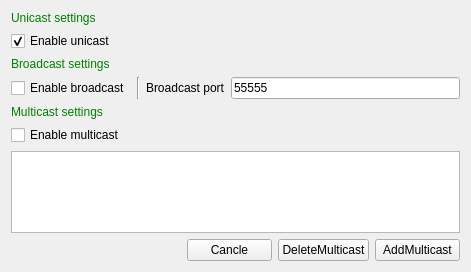
<?xml version="1.0" encoding="UTF-8"?>
<ui version="4.0">
 <class>SAKUdpAdvanceSettingsWidget</class>
 <widget class="QWidget" name="SAKUdpAdvanceSettingsWidget">
  <property name="geometry">
   <rect>
    <x>0</x>
    <y>0</y>
    <width>471</width>
    <height>272</height>
   </rect>
  </property>
  <property name="windowTitle">
   <string>UDP高级设置</string>
  </property>
  <layout class="QGridLayout" name="gridLayout_2">
   <item row="4" column="0" colspan="4">
    <widget class="QLabel" name="label_9">
     <property name="styleSheet">
      <string notr="true">QLabel{
    color:green
}</string>
     </property>
     <property name="text">
      <string>Multicast settings</string>
     </property>
    </widget>
   </item>
   <item row="0" column="0" colspan="4">
    <widget class="QLabel" name="label_2">
     <property name="styleSheet">
      <string notr="true">QLabel{
    color:green
}</string>
     </property>
     <property name="text">
      <string>Unicast settings</string>
     </property>
    </widget>
   </item>
   <item row="7" column="0" colspan="4">
    <widget class="QFrame" name="frame">
     <property name="styleSheet">
      <string notr="true">QFrame{
border:none
}</string>
     </property>
     <property name="frameShape">
      <enum>QFrame::StyledPanel</enum>
     </property>
     <property name="frameShadow">
      <enum>QFrame::Raised</enum>
     </property>
     <layout class="QGridLayout" name="gridLayout">
      <property name="leftMargin">
       <number>0</number>
      </property>
      <property name="topMargin">
       <number>0</number>
      </property>
      <property name="rightMargin">
       <number>0</number>
      </property>
      <property name="bottomMargin">
       <number>0</number>
      </property>
      <item row="0" column="3">
       <widget class="QPushButton" name="deletePushButton">
        <property name="text">
         <string>DeleteMulticast</string>
        </property>
       </widget>
      </item>
      <item row="0" column="4">
       <widget class="QPushButton" name="addPushButton">
        <property name="text">
         <string>AddMulticast</string>
        </property>
       </widget>
      </item>
      <item row="0" column="2">
       <widget class="QPushButton" name="cancelPushButton">
        <property name="text">
         <string>Cancle</string>
        </property>
       </widget>
      </item>
      <item row="0" column="0" colspan="2">
       <spacer name="horizontalSpacer">
        <property name="orientation">
         <enum>Qt::Horizontal</enum>
        </property>
        <property name="sizeHint" stdset="0">
         <size>
          <width>40</width>
          <height>20</height>
         </size>
        </property>
       </spacer>
      </item>
     </layout>
    </widget>
   </item>
   <item row="5" column="0">
    <widget class="QCheckBox" name="multicastCheckBox">
     <property name="text">
      <string>Enable multicast</string>
     </property>
    </widget>
   </item>
   <item row="2" column="0" colspan="4">
    <widget class="QLabel" name="label">
     <property name="styleSheet">
      <string notr="true">QLabel{
    color:green
}</string>
     </property>
     <property name="text">
      <string>Broadcast settings</string>
     </property>
    </widget>
   </item>
   <item row="3" column="2">
    <widget class="QLabel" name="label_8">
     <property name="text">
      <string>Broadcast port</string>
     </property>
    </widget>
   </item>
   <item row="6" column="0" colspan="4">
    <widget class="QListWidget" name="listWidget"/>
   </item>
   <item row="3" column="0">
    <widget class="QCheckBox" name="broadcastCheckBox">
     <property name="text">
      <string>Enable broadcast</string>
     </property>
    </widget>
   </item>
   <item row="3" column="3">
    <widget class="QLineEdit" name="broadcastPortLineEdit">
     <property name="text">
      <string notr="true">55555</string>
     </property>
    </widget>
   </item>
   <item row="1" column="0" colspan="4">
    <widget class="QCheckBox" name="unicastCheckBox">
     <property name="text">
      <string>Enable unicast</string>
     </property>
     <property name="checked">
      <bool>true</bool>
     </property>
    </widget>
   </item>
   <item row="3" column="1">
    <widget class="Line" name="line">
     <property name="orientation">
      <enum>Qt::Vertical</enum>
     </property>
    </widget>
   </item>
  </layout>
 </widget>
 <resources/>
 <connections>
  <connection>
   <sender>cancelPushButton</sender>
   <signal>clicked()</signal>
   <receiver>SAKUdpAdvanceSettingsWidget</receiver>
   <slot>close()</slot>
   <hints>
    <hint type="sourcelabel">
     <x>162</x>
     <y>159</y>
    </hint>
    <hint type="destinationlabel">
     <x>344</x>
     <y>5</y>
    </hint>
   </hints>
  </connection>
 </connections>
</ui>
